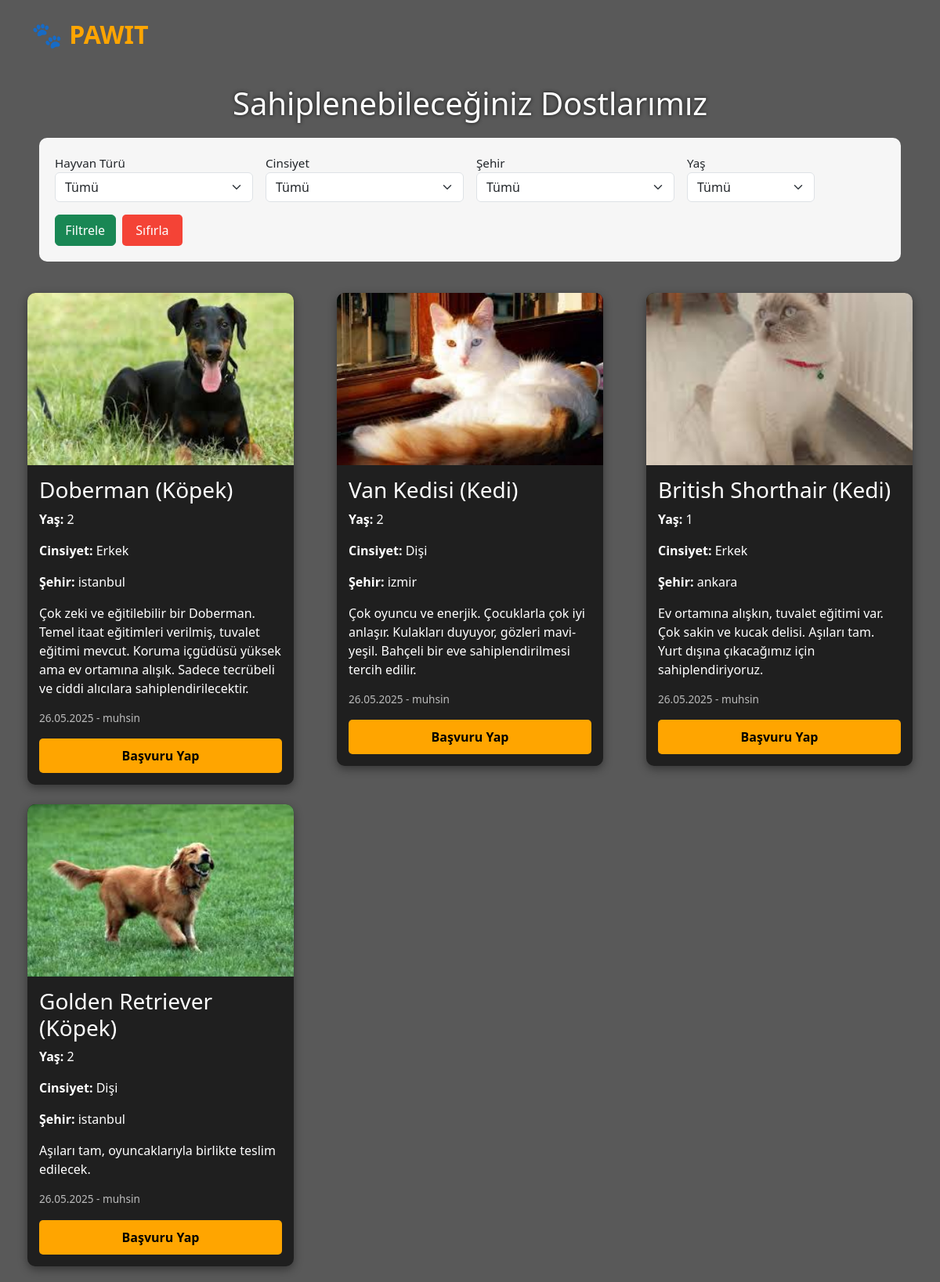
The page /adopt/ (signed in) on the database its author committed.
### web/models.py (models this page shows, shortened)
class Pet(models.Model):
    CITY_CHOICES = [
    ('istanbul', 'İstanbul'),
    ('ankara', 'Ankara'),
    ('izmir', 'İzmir'),
]
    PET_TYPE_CHOICES = [
        ('cat', 'Kedi'),
        ('dog', 'Köpek'),
    ]
    GENDER_CHOICES = [
        ('male', 'Erkek'),
        ('female', 'Dişi'),
    ]
    owner = models.ForeignKey(User, on_delete=models.CASCADE, related_name='pets')
    pet_type = models.CharField(max_length=10, choices=PET_TYPE_CHOICES)
    breed = models.CharField(max_length=100)
    age = models.PositiveIntegerField()
    gender = models.CharField(max_length=10, choices=GENDER_CHOICES)
    city = models.CharField(max_length=50, choices=CITY_CHOICES)
    description = models.TextField()
    photo = models.ImageField(upload_to='pet_photos/')
    created_at = models.DateTimeField(auto_now_add=True)
    is_active = models.BooleanField(default=True)
    def get_pet_type_display(self):
        return dict(self.PET_TYPE_CHOICES).get(self.pet_type, self.pet_type)
    def get_gender_display(self):
        return dict(self.GENDER_CHOICES).get(self.gender, self.gender)
    class Meta:
        verbose_name = "Hayvan İlanı"
        verbose_name_plural = "Hayvan İlanları"
        ordering = ['-created_at']  # Yeniden eskiye sıralama

### web/views.py (the view, shortened to what this page needs)
# urls.py: path('adopt/', views.adopt, name='adopt'),
def adopt(request):
    pets = Pet.objects.all()
    pet_type = request.GET.get('pet_type')
    gender = request.GET.get('gender')
    city = request.GET.get('city')
    age = request.GET.get('age')
    if pet_type:
        pets = pets.filter(pet_type=pet_type)
    if gender:
        pets = pets.filter(gender=gender)
    if city:
        pets = pets.filter(city=city)
    context = {
        'pets': pets,
    }
    return render(request, 'web/adopt.html', context)

### web/templates/web/adopt.html (shortened to what this page needs)
<!DOCTYPE html>
<html lang="tr">
<head>
  <link
    href="https://cdn.jsdelivr.net/npm/bootstrap@5.3.0/dist/css/bootstrap.min.css"
    rel="stylesheet"
  />
</head>
<body>
  <div class="header">
    <a href="{% url 'home' %}">🐾 PAWIT</a>
  </div>
  <h1>Sahiplenebileceğiniz Dostlarımız</h1>
  <div class="filter-section">
    <form method="GET" class="row g-3 align-items-end">
      <div class="col-md-3">
        <label for="pet_type">Hayvan Türü</label>
        <select id="pet_type" name="pet_type" class="form-select">
          <option value="">Tümü</option>
        </select>
      </div>
      <div class="col-md-3">
        <label for="gender">Cinsiyet</label>
        <select id="gender" name="gender" class="form-select">
          <option value="">Tümü</option>
        </select>
      </div>
      <div class="col-md-3">
        <label for="city">Şehir</label>
        <select id="city" name="city" class="form-select">
          <option value="">Tümü</option>
        </select>
      </div>
      <div class="col-md-2">
        <label for="age">Yaş</label>
        <select id="age" name="age" class="form-select">
          <option value="">Tümü</option>
        </select>
      </div>
      <div class="col-md-2 d-flex gap-2">
        <button type="submit" class="btn btn-success w-50">Filtrele</button>
        <a href="{% url 'adopt' %}" class="reset-btn w-50">Sıfırla</a>
      </div>
    </form>
  </div>
  <div class="pet-list">
    {% for pet in pets %}
    <div class="pet-card">
      <img src="{{ pet.photo.url }}" alt="{{ pet.breed }}" class="pet-image" />
      <div class="pet-info">
        <h3>{{ pet.breed }} ({{ pet.get_pet_type_display }})</h3>
        <p><strong>Yaş:</strong> {{ pet.age }}</p>
        <p><strong>Cinsiyet:</strong> {{ pet.get_gender_display }}</p>
        <p><strong>Şehir:</strong> {{ pet.city }}</p>
        <p>{{ pet.description }}</p>
        <p class="pet-meta">{{ pet.created_at|date:"d.m.Y" }} - {{ pet.owner.username }}</p>
        {% if user.is_authenticated %}
          {% if user != pet.owner %}
            <a href="{% url 'apply_pet' pet.id %}" class="apply-btn">Başvuru Yap</a>
          {% else %}
            <button class="apply-btn" disabled>Bu ilan sizin</button>
          {% endif %}
        {% else %}
          <p class="login-message">
            Başvuru yapmak için <a href="{% url 'login' %}?next={% url 'adopt' %}" style="color: #fff; text-decoration: underline;">giriş yapın</a>
          </p>
        {% endif %}
      </div>
    </div>
    {% empty %}
    <div class="no-results">
      <p>Filtrelerinize uygun ilan bulunamadı.</p>
      <a href="{% url 'adopt' %}" class="reset-btn">Filtreleri Sıfırla</a>
    </div>
    {% endfor %}
  </div>
</body>
</html>

### web/templates/web/adopt.html (style rules this page uses)
body { margin: 0; padding: 0; font-family: 'Segoe UI', sans-serif; background: linear-gradient(rgba(0,0,0,0.65), rgba(0,0,0,0.65)), url("https://images.unsplash.com/photo-1598137260722-dc446d7edb13?auto=format&fit=crop&w=1470&q=80") no-repeat center center fixed; background-size: cover; }
.header { padding: 20px 40px; font-size: 2rem; font-weight: bold; color: #ffa500; }
.header a { text-decoration: none; color: #ffa500; }
h1 { color: #fff; text-align: center; margin: 20px 0; text-shadow: 0 0 5px rgba(0,0,0,0.8); }
.filter-section { background: rgba(255, 255, 255, 0.95); padding: 20px; margin: 20px auto; border-radius: 10px; max-width: 1100px; }
.pet-list { display: grid; grid-template-columns: repeat(auto-fill, minmax(300px, 1fr)); gap: 25px; padding: 20px; max-width: 1200px; margin: 0 auto; place-items: start center; }
.pet-card { background-color: #1f1f1f; color: #fff; border-radius: 10px; box-shadow: 0 4px 12px rgba(0,0,0,0.4); overflow: hidden; transition: transform 0.2s ease; max-width: 340px; width: 100%; }
.pet-image { width: 100%; height: 220px; object-fit: cover; }
.pet-info { padding: 15px; }
.pet-meta { font-size: 0.85rem; color: #bbb; margin-top: 10px; }
.apply-btn { display: block; width: 100%; padding: 10px; background-color: #ffa500; color: #000; text-align: center; border: none; border-radius: 5px; font-weight: bold; margin-top: 10px; text-decoration: none; }
.reset-btn { background-color: #f44336; color: white; padding: 8px 15px; border: none; border-radius: 5px; text-decoration: none; text-align: center; }
label, select { font-size: 0.95rem; }

### rows shown on the page
Pet: photo (picture), breed "Doberman", pet_type "Köpek", age "2", gender "Erkek", city "istanbul", description "Çok zeki ve eğitilebilir bir Doberman. Temel itaat eğitimleri verilmiş, tuvalet eğitimi mevcut. Koruma içgüdüsü yüksek ama ev ortamına alışık. Sadece tecrübeli ve ciddi alıcılara sahiplendirilecektir.", created_at "26.05.2025", owner.username "muhsin", shows "Başvuru Yap"
Pet: photo (picture), breed "Van Kedisi", pet_type "Kedi", age "2", gender "Dişi", city "izmir", description "Çok oyuncu ve enerjik. Çocuklarla çok iyi anlaşır. Kulakları duyuyor, gözleri mavi-yeşil. Bahçeli bir eve sahiplendirilmesi tercih edilir.", created_at "26.05.2025", owner.username "muhsin", shows "Başvuru Yap"
Pet: photo (picture), breed "British Shorthair", pet_type "Kedi", age "1", gender "Erkek", city "ankara", description "Ev ortamına alışkın, tuvalet eğitimi var. Çok sakin ve kucak delisi. Aşıları tam. Yurt dışına çıkacağımız için sahiplendiriyoruz.", created_at "26.05.2025", owner.username "muhsin", shows "Başvuru Yap"
Pet: photo (picture), breed "Golden Retriever", pet_type "Köpek", age "2", gender "Dişi", city "istanbul", description "Aşıları tam, oyuncaklarıyla birlikte teslim edilecek.", created_at "26.05.2025", owner.username "muhsin", shows "Başvuru Yap"
